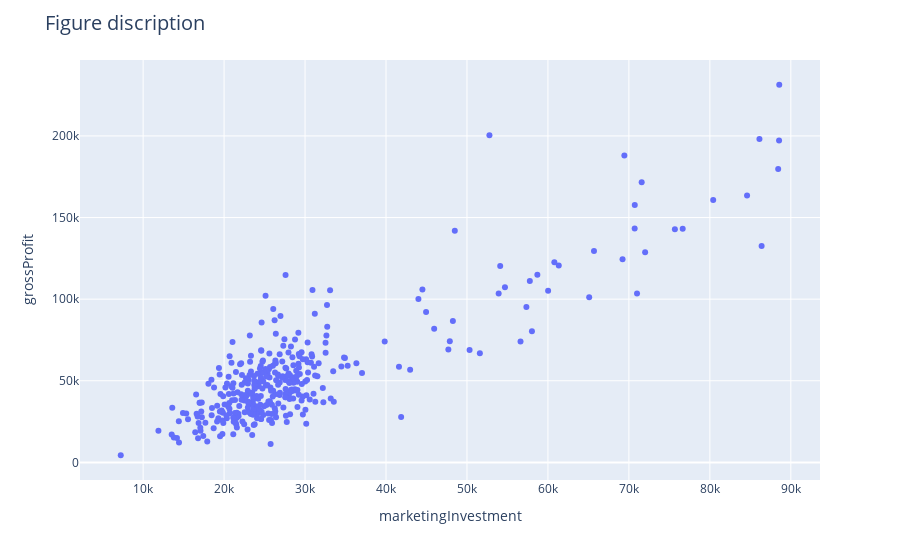

The notebook cell this image was saved under:
### Code cell
group_data_sort = group_data.sort_values(by=['marketingInvestment'], ascending  = False)
fig7 = group_data_sort.plot.scatter(x = 'marketingInvestment', y = 'grossProfit')
fig7.update_layout(title_text="Figure discription", title_font=dict(size=20))
fig7.update_layout(uniformtext_minsize=16, uniformtext_mode='hide')
fig7.show()

### Figure 1 — Plotly figure (JSON) as saved in the notebook; plotly's stock layout.template omitted (floating-point values rounded to 4 significant figures; data arrays with more than 128 entries replaced by an {"elided": "..."} marker saying what was removed)
{"data": [{"hovertemplate": "marketingInvestment=%{x}<br>grossProfit=%{y}<extra></extra>", "legendgroup": "", "marker": {"color": "#636efa", "symbol": "circle"}, "mode": "markers", "name": "", "orientation": "v", "showlegend": false, "type": "scatter", "x": {"elided": "365 float values"}, "xaxis": "x", "y": {"elided": "365 float values"}, "yaxis": "y"}], "layout": {"legend": {"tracegroupgap": 0}, "margin": {"t": 60}, "title": {"font": {"size": 20}, "text": "Figure discription"}, "uniformtext": {"minsize": 16, "mode": "hide"}, "xaxis": {"anchor": "y", "domain": [0, 1], "title": {"text": "marketingInvestment"}}, "yaxis": {"anchor": "x", "domain": [0, 1], "title": {"text": "grossProfit"}}}}
